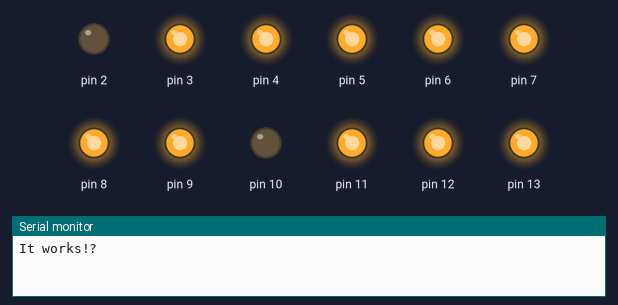
This sketch was run on a simulated Arduino Uno, built with avr-gcc and run on an emulated ATmega328P. Shown: output pins drawn as LEDs (lit = HIGH), the last lines printed to the serial monitor.

Above: at 0.12 s.
At 2.62 s:
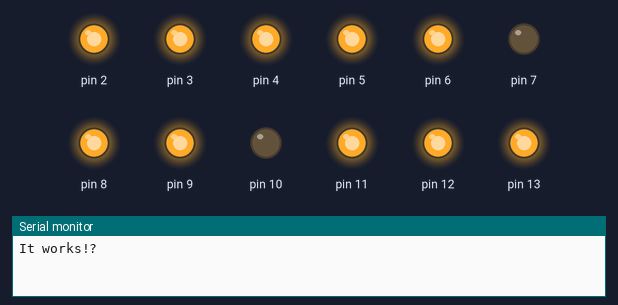
At 5.12 s:
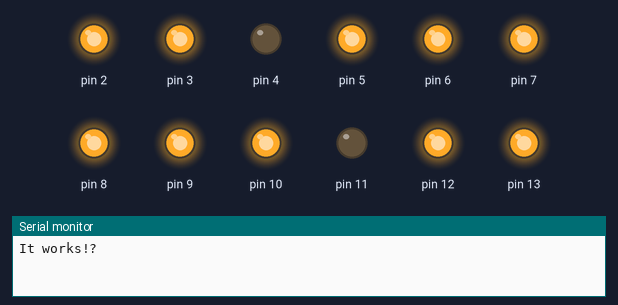
At 10.37 s:
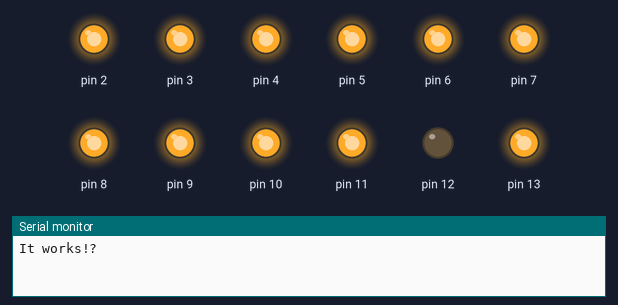
At 15.37 s:
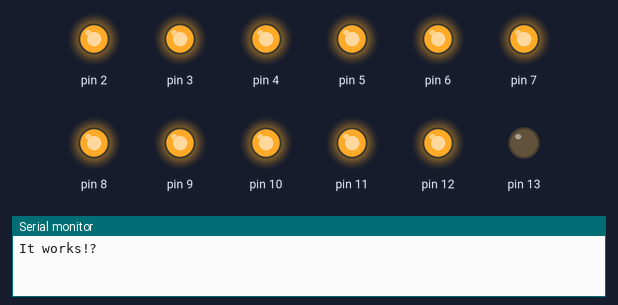
At 20.62 s:
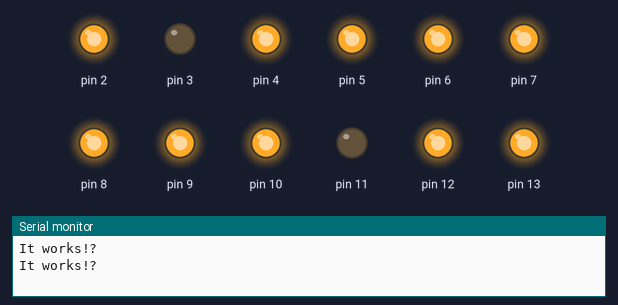
Timing chart, 0 to 20.9 s (numbered marks = the images above):
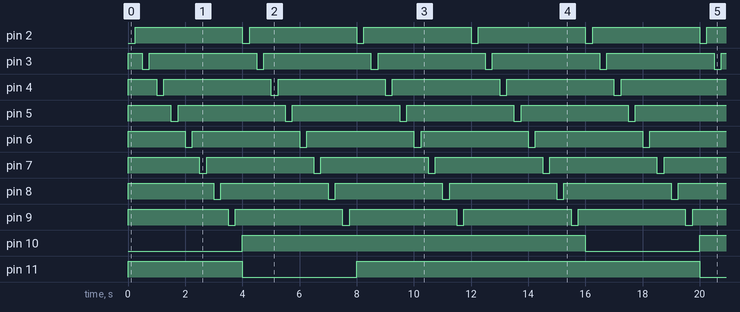

Measured:
- by itself, pin 2–9: alternates HIGH for 3.8 s and LOW for 0.25 s
- by itself, pin 10–13: alternates HIGH for 12.0 s and LOW for 4.0 s
- by itself, everything shown: repeats every 16.0 s, in 64 steps

The sketch:

ledBoard.ino
```cpp
// phy wire to code translation
/*
       16      15      11      06      10      04      03      13
 -----------------------------------------------------------------
 05 | 16/05 | 15/05 | 11/05 | 06/05 | 10/05 | 04/05 | 03/05 | 13/05 |
 -----------------------------------------------------------------
 02 | 16/02 | 15/02 | 11/02 | 06/02 | 10/02 | 04/02 | 03/02 | 13/02 |
 -----------------------------------------------------------------
 07 | 16/07 | 15/07 | 11/07 | 06/07 | 10/07 | 04/07 | 03/07 | 13/07 |
 -----------------------------------------------------------------
 01 | 16/01 | 15/01 | 11/01 | 06/01 | 10/01 | 04/01 | 03/01 | 13/01 |
 -----------------------------------------------------------------
 12 | 16/12 | 15/12 | 11/12 | 06/12 | 10/12 | 04/12 | 03/12 | 13/12 |
 -----------------------------------------------------------------
 08 | 16/08 | 15/08 | 11/08 | 06/08 | 10/08 | 04/08 | 03/08 | 13/08 |
 -----------------------------------------------------------------
 14 | 16/14 | 15/14 | 11/14 | 06/14 | 10/14 | 04/14 | 03/14 | 13/14 |
 -----------------------------------------------------------------
 09 | 16/09 | 15/09 | 11/09 | 06/09 | 10/09 | 04/09 | 03/09 | 13/09 |
 -----------------------------------------------------------------
 */

/*
bits | output
 -------------
 000  | 0000 0001
 001  | 0000 0011
 010  | 0000 0111
 011  | 0000 1111
 100  | 0001 1111
 101  | 0011 1111
 110  | 0111 1111
 111  | 1111 1111
 */

//set up defines for wire to code

#define col1 16
#define col2 15
#define col3 11
#define col4  6
#define col5 10
#define col6  4
#define col7  3
#define col8 13

#define row1  5
#define row2  2
#define row3  7
#define row4  1
#define row5 12
#define row6  8
#define row7 14
#define row8  9

// set up ascii table for use
//          pin 7-0 , pin 13-8
int a[] = {
  B11011100,B101111};


void setup() {

  Serial.begin(9600);

  // put your setup code here, to run once:
  //set up pins 0-7
  DDRD |= B11111100;
  //set up pins 8-13
  DDRB |= B00111111;

  int i = 2;

  for(;i < 14; i++){
    digitalWrite(i,HIGH);
  }

  digitalWrite(10,LOW);
}

void resetBoard(){
  //set all pins high so no leds are glowing
  PORTD |= B11111100;
  PORTB |= B00111111;
}

void loop() {
  // put your main code here, to run repeatedly:
  Serial.println("It works!?");
  for(int j = 10; j < 14; j++)
  {
    digitalWrite(j,LOW);
    for(int i = 2; i < 10; i++)
    {
      digitalWrite(i,LOW);
      delay(250);
      digitalWrite(i,HIGH);
      delay(250);
    }
    digitalWrite(j,HIGH);
  }


}

//  // 1st led
////  PORTD |= B00000000;
////  PORTB |= B00000000;
//  digitalWrite(2,LOW);
//  delay(250);
//
////  PORTD |= B00000100;
////  PORTB |= B00000000;
//  digitalWrite(2,HIGH);
//  delay(250);
```
